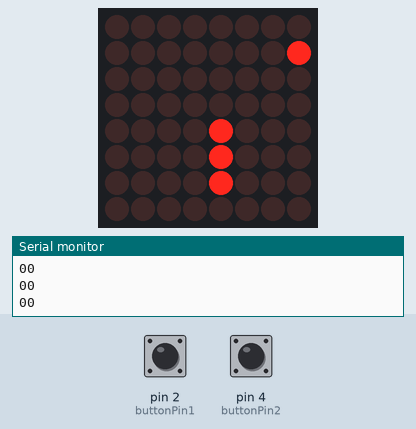
Recording of a sketch running on a simulated Arduino Uno, built with avr-gcc and run on an emulated ATmega328P. On the bench: 8×8 LED matrix, the last lines printed to the serial monitor. Wiring (inferred from the names in the program): MAX7219 LED driver (orientation assumed): data pin 8; clock pin 10; CS pin 9. Inputs (shaded band) come from the test bench; at power-on: pin 2 (buttonPin1) LOW, pin 4 (buttonPin2) LOW. Random numbers use the default seed unless the sketch sets one.

Above: at 3.2 s.
3.3 s: pin 2 (buttonPin1) pulled HIGH for 0.5 s
At 3.86 s:
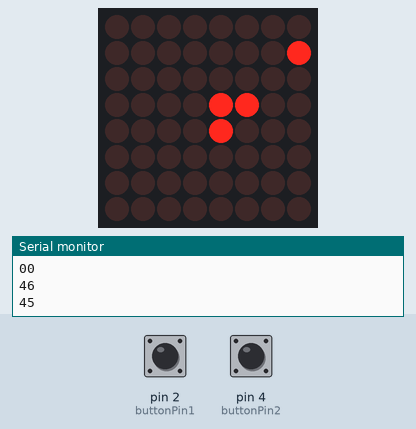
6.3 s: pin 4 (buttonPin2) pulled HIGH for 0.5 s
At 6.67 s:
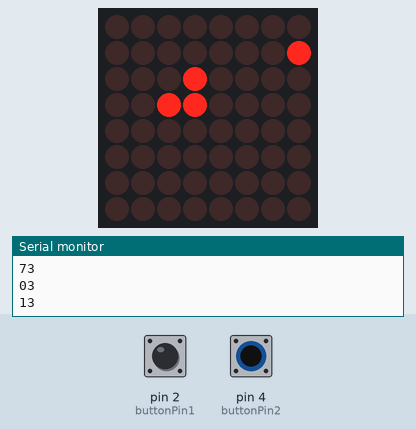
9.1 s: pin 2 (buttonPin1) pulled HIGH for 1 s
At 9.49 s:
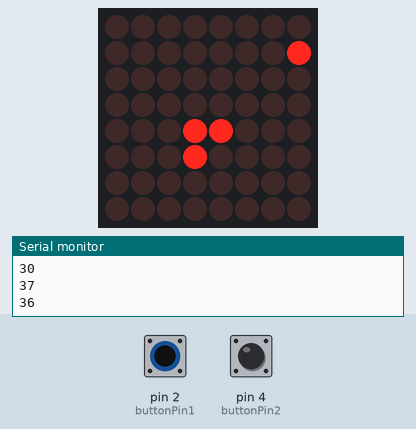
11.9 s: pin 4 (buttonPin2) pulled HIGH for 1 s
At 12.3 s:
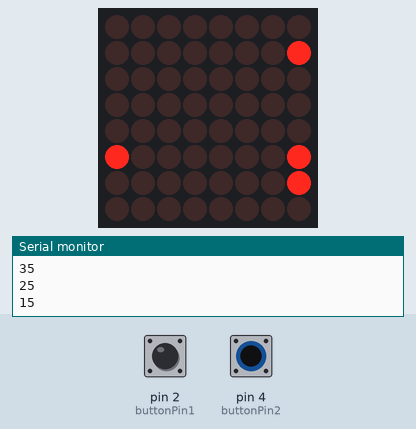
14.8 s: pin 2 (buttonPin1) pulled HIGH for 0.5 s
At 15.11 s:
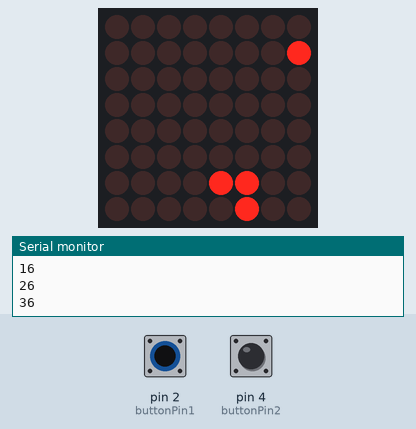
17.6 s: pin 4 (buttonPin2) pulled HIGH for 0.5 s
At 17.93 s:
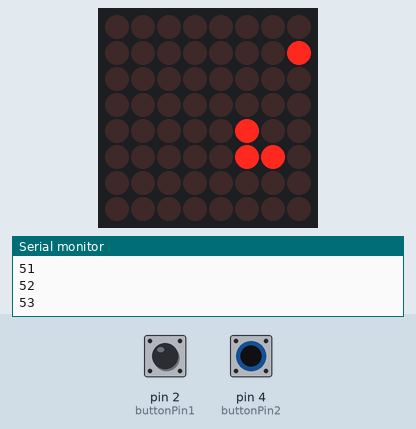
Timing chart, 0 to 20.6 s (numbered marks = the images above; inputs shaded):
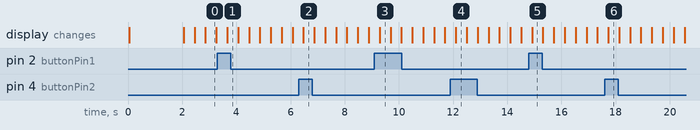

The sketch:

Snake_Giorgio_2.4_361__GITHUB.ino
```cpp
/*                     Codice creato prendendo spunto dall'esempio a questo indirizzo: http://linksprite.com/wiki/index.php5?title=LED_Matrix_Kit Visualizza un carattere alfanumerico sul display a LED 8x8                 */

//================================================

  int Max7219_pinCLK = 10; // pin su arduino connesso al CLK di MAX7219
  int Max7219_pinCS = 9;   // pin su arduino connesso al CAS di MAX7219
  int Max7219_pinDIN = 8;  // pin su arduino connesso al DIN di MAX7219

//=================================================[       COSTANTI       ]=======================================================

  const int buttonPin1 = 2;     // the number of the pushbutton pin  (DX)
  const int buttonPin2 = 4;     // the number of the pushbutton pin  (SX)

//=================================================[   Stato Bottoni   ]==========================================================

  int buttonState1 = 0;         // variable for reading the pushbutton status
  int buttonState2 = 0;         // variable for reading the pushbutton status

//--------------------------------------------------------------------------------------------------------------------------------

    const int maxX = 8;
    const int maxY = 8;

    int randX,  randY;


    unsigned char dispB[maxX];

    unsigned int board[maxY][maxX];

    int i = 4, j = 5, v = 4, m = 0, c = 0, s = 0;

    float t;

    int lunghezza;

    int h = 0;

    byte Cy[64];  // memoria della posizione Y della coda del serpente lungo tutto il gioco
    byte Cx[64];  // memoria della posizione X della coda del serpente lungo tutto il gioco

//==================================================[    Funzione che permette di scrivere    ]===================================

void Write_Max7219_byte(unsigned char DATA)
{
    unsigned char i;
    for(i=1; i<=8;i++)
    {
       digitalWrite(Max7219_pinCLK,LOW);
       digitalWrite(Max7219_pinDIN,DATA&0x80); // Estraggo il bit in 8 posizione (0x80 => 1000 0000)
       DATA = DATA<<1;                         // Shift a sinistra di un posto i bit in DATA
       digitalWrite(Max7219_pinCLK,HIGH);      // sull'arco di salita del CLK il DIN viene shiftato all'interno dello shift register
    }
}

void Write_Max7219(unsigned char address,unsigned char dat)
{
    digitalWrite(Max7219_pinCS,LOW);  // Abilito la scrittura sul Data IN
    Write_Max7219_byte(address);      // indirizzo registro/comando da eseguire (bit D8 .. D11)
    Write_Max7219_byte(dat);          // bit da porre in D0..D7 (rappresentano il valore utilizzato dal comando)
    digitalWrite(Max7219_pinCS,HIGH); // Termino la scrittura sul Data IN
}

//======================================================[    Funzione di inizializzazione Led 8x8  (Impostazioni)  ]==============

void Init_MAX7219(void)
{
   Write_Max7219(0x09, 0x00);       // decodifica: BCD
   Write_Max7219(0x0a, 0x01);       // luminosità  1..15
   Write_Max7219(0x0b, 0x07);       // limite scan；gestisco tutte le 8 righe
   Write_Max7219(0x0c, 0x01);       // Shutdown command: Display spento: 0x00 - Acceso (normal mode)：0x01
   Write_Max7219(0x0f, 0x00);       // Test command：Test Mode (tutti i LED accesi): 0x01 - Normal mode: 0x00)
}

//======================================================[      Funzione che passa dalla board al display i dati      ]============

void board2dispB( unsigned int b[][8], unsigned char d[] )
{
  int i, j;

    for( i = 0; i < maxX; i++ )
    {
      d[i] = 0;
      for( j = 0; j < maxY; j++ )
      {
        if( b[i][j] > 0 ) {
          d[i] += 1;
        }
        if( j < 7 )
          d[i] = d[i] << 1;
      }
    }
}

//=======================================================[        Writing Function         ]======================================

void writef()
  {
    board2dispB( board, dispB );
    for (int i=0;i<8;i++)
       Write_Max7219(i+1,dispB[i]);
 //      delay(50);
  }

//=======================================================[           Funzione di movimento           ]============================

int movementy( int y, int verso)
{
   if(verso == 2){
    y++;
    if(y == 8)
      y = 0;
    }
   if(verso == 4){
    y--;
    if(y == -1)
    y = 7;
   }

return y;
}
// - - - - - - - - - - - - - - - - - - - - - - - - - - - - - - - - - - - - - - - - - - - - - - - - - - - - - - - - - - - - - - - -

int movementx(int x, int verso)
{
  if(verso == 1){
    x++;
    if(x == 8)
      x = 0;
   }
   if(verso == 3){
    x--;
    if(x == -1)
    x = 7;
   }
   return x;
}

//--------------------------------------------------------------------------------------------------------------------------------


//--------------------------------------------------------------------------------------------------------------------------------

//=====================================================[      Funzione di Setup      ]============================================

void setup()
{
   i = 4, // Posizione iniziale X
   j = 7, // Posizione iniziale Y
   v = 4, // Verso iniziale
   t = 1, // Numero del turno iniziale (1)
   m = 0, // Numero di mele mangiate dal serpente
   c = 0; // Indicatore della mela
   s = 0; // Indicatore di scontro
   lunghezza = 3; //Lunghezza iniziale del serpente

    // setto i pin come output
//--------------------------------------------------------------------------------------------------------------------------------
    pinMode(buttonPin1, INPUT);
    pinMode(buttonPin2, INPUT);
    pinMode(Max7219_pinCLK,OUTPUT);
    pinMode(Max7219_pinCS,OUTPUT);
    pinMode(Max7219_pinDIN,OUTPUT);
    delay(50);
    Init_MAX7219();

    // setup Board = 0
    for( int ix = 0; ix < 8; ix++ )
    for( int it = 0; it < 8; it++ )
    board[ix][it] = 0;

    writef();

    Serial.begin(9600);

    delay(2000);

}

//=======================================================[        Actual Program              ]===================================

void loop()
{
  if(s==0){
//  int i, j, v, t;

  buttonState1 = digitalRead(buttonPin1); // lettura stato primo pulsante
  buttonState2 = digitalRead(buttonPin2); // lettura stato secondo pulsante

//-----------------------------(1)       DECISIONE VERSO DA ESEGUIRE QUESTO TURNO-------------------------------------------------

//  if(buttonState1 == HIGH && buttonState2 == HIGH)
//  {

  if(buttonState1 == HIGH) {
    v++;
    if(v == 5)
      v = 1;
    }
  else{
    if(buttonState2 == HIGH) {
      v--;
      if(v == 0)
        v = 4;
      }
    }

//-----------------------------(1.2)     MELA-------------------------------------------------------------------------------------


  if(c == 0)
  {
    while(c == 0)
       {
        randX = random(maxX);
        randY = random(maxY);
        if(board[randY][randX]==0)
        {
         board[randY][randX] = 1;
        }
        if(board[randY][randX] = 1)
        c = 1;
       }
  }


//-----------------------------(2)       CALCOLO COORDINATE DA ACCENDERE QUESTO TURNO---------------------------------------------

  j = movementy(j, v);
  i = movementx(i, v);

//-----------------------------(3)       DEBUG------------------------------------------------------------------------------------

  Serial.print(Cx[0]);
  Serial.println(Cy[0]);

//-----------------------------(4)       CONDIZIONI DI SCONTRO CON SE STESSO------------------------------------------------------

  for(int conta = 0; conta < lunghezza-1; conta++)
    {
   if(j == Cy[conta])
     {
      if(i == Cx[conta])
      {
//        Write_Max7219(0x0a, 0x01);
//        Write_Max7219(0x0f, 0x01);
       s = 1;
      }
     }
    }

//-----------------------------(5)       CALCOLO DELLE COORDINATE DA SPEGNERE QUESTO TURNO----------------------------------------

if(s==0)
{
  board[Cy[0]][Cx[0]] = 0; //Spegnimento LED coda

  for(int conta = 0; conta < lunghezza-1; conta++)
  {
   Cx[conta] = Cx[conta+1];       //Shift a sinistra della coordinata X della coda
   Cy[conta] = Cy[conta+1];       //Shift a sinistra della coordinata Y della coda
  }
}
//-----------------------------(5.1)     AUMENTO LUNGHEZZA QUANDO IL SERPENTE MANGIA UNA MELA-------------------------------------

  if(j == randY && i == randX)
  {
   lunghezza++;
   m++;
   c = 0;
  }

//-----------------------------(6)       INFORMO LA BOARD DELLE COORDINATE DA ACCENDERE X LA TESTA--------------------------------


  board[j][i] = 1;         //  Accensione LED mela in caso il serpente ci sia sopra quando si crea
  board[randY][randX]=1;   //  Accensione LED testa del serpente

//-----------------------------(7)        EFFETTIVA ACCENSIONE E SPEGNIMENTO DEI LED 8X8------------------------------------------

  writef();

//-----------------------------(8)       STORAGE NELLA MEMORIA DELLE COORDINATE DELLA TESTA DI QUESTO TURNO ----------------------

                           //  Funziona come un timer, dopo un tot di turni uguale alla lunghezza del seprente quella che
                           //  prima era la testa diventa la coda perchè il serpente si muove e perciò viene cancellata

  Cx[lunghezza-1]= i;
  Cy[lunghezza-1]= j;


//-----------------------------(8.1)     Velocità del serpente (1 movimento ogni 400ms)-------------------------------------------
  if(s==0);
  delay(400);

//-----------------------------(9)       AUMENTO VARIABILI FINE DEL TURNO---------------------------------------------------------

  t++; //Turno del gioco
  }


//=========================== CASO DI FINE GIOCO =====================================
  if(s == 1){
    s = 0;
    for(int cont = 1; cont < 10; cont++)
    {
    Write_Max7219(0x0c, 0x00);
    delay(150);
    Write_Max7219(0x0c, 0x01);
    delay(150);
    }
        // setup Board = 0
    for( int ix = 0; ix < 8; ix++ )
    for( int it = 0; it < 8; it++ )
    board[ix][it] = 0;

    writef();

    delay(2000);
//----------------SCORE DEL GIOCO--------------------

 int contatore = 0;

  for(int ips = 7; ips >= 0; ips--)
  {
    for(int iks = 7; iks >= 0; iks--)
   {
    if(contatore < m)
    {
    board[ips][iks] = 1;
    writef();
    contatore++;
    delay(200);
    }
    else
    break;
   }
  }

   delay(2000);

//--------------reinizizializzazione Gioco-----------

   i = 4, // Posizione iniziale X
   j = 7, // Posizione iniziale Y
   v = 4, // Verso iniziale
   t = 1, // Numero del turno iniziale (1)
   m = 0, // Numero di mele mangiate dal serpente
   c = 0; // Indicatore della mela
   s = 0; // Indicatore di scontro
   lunghezza = 3; //Lunghezza iniziale del serpente

    // setup Board = 0
    for( int ix = 0; ix < 8; ix++ )
    for( int it = 0; it < 8; it++ )
    board[ix][it] = 0;

    writef();

    Serial.begin(9600);

    delay(2000);

   }
}
```

Measured:
- what the display in image 0 shows lasts 0.4 s, from 2.9 s to 3.3 s
